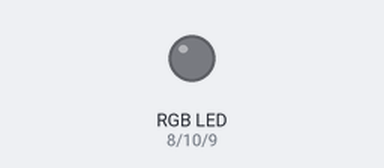
Bench run of a sketch on a simulated Arduino Uno, built with avr-gcc and run on an emulated ATmega328P. Parts: an RGB LED mixed from three pins (HIGH = lit).

Above: at 0.5 s.
At 1.5 s:
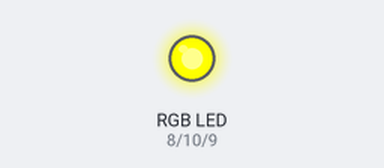
At 3.0 s:
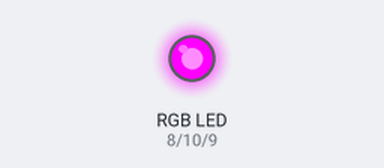
Timing chart, 0 to 5.2 s (numbered marks = the images above):
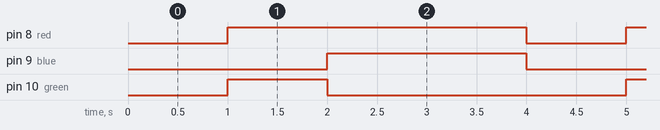

Measured:
- by itself, pin 8 (red): alternates HIGH for 3.0 s and LOW for 1.0 s
- by itself, pin 9 (blue): alternates HIGH for 2.0 s and LOW for 2.0 s
- by itself, pin 10 (green): alternates HIGH for 1.0 s and LOW for 3.0 s

The sketch:

2_Encender_LEDs_RGB.ino
```cpp
int red = 8;
int blue = 9;
int green = 10;
void setup() {
  pinMode(red, OUTPUT);
  pinMode(green, OUTPUT);
  pinMode(blue, OUTPUT);

}

void loop() {
  digitalWrite(blue, LOW);//apagar azul
  digitalWrite(red, LOW);//encender rojo
  delay(1000);
  digitalWrite(red, HIGH);//apagar rojo
  digitalWrite(green, HIGH);//encender verde
  delay(1000);
  digitalWrite(green, LOW);//apagar verde
  digitalWrite(blue, HIGH);//encender verde
  delay(2000);

}
```
